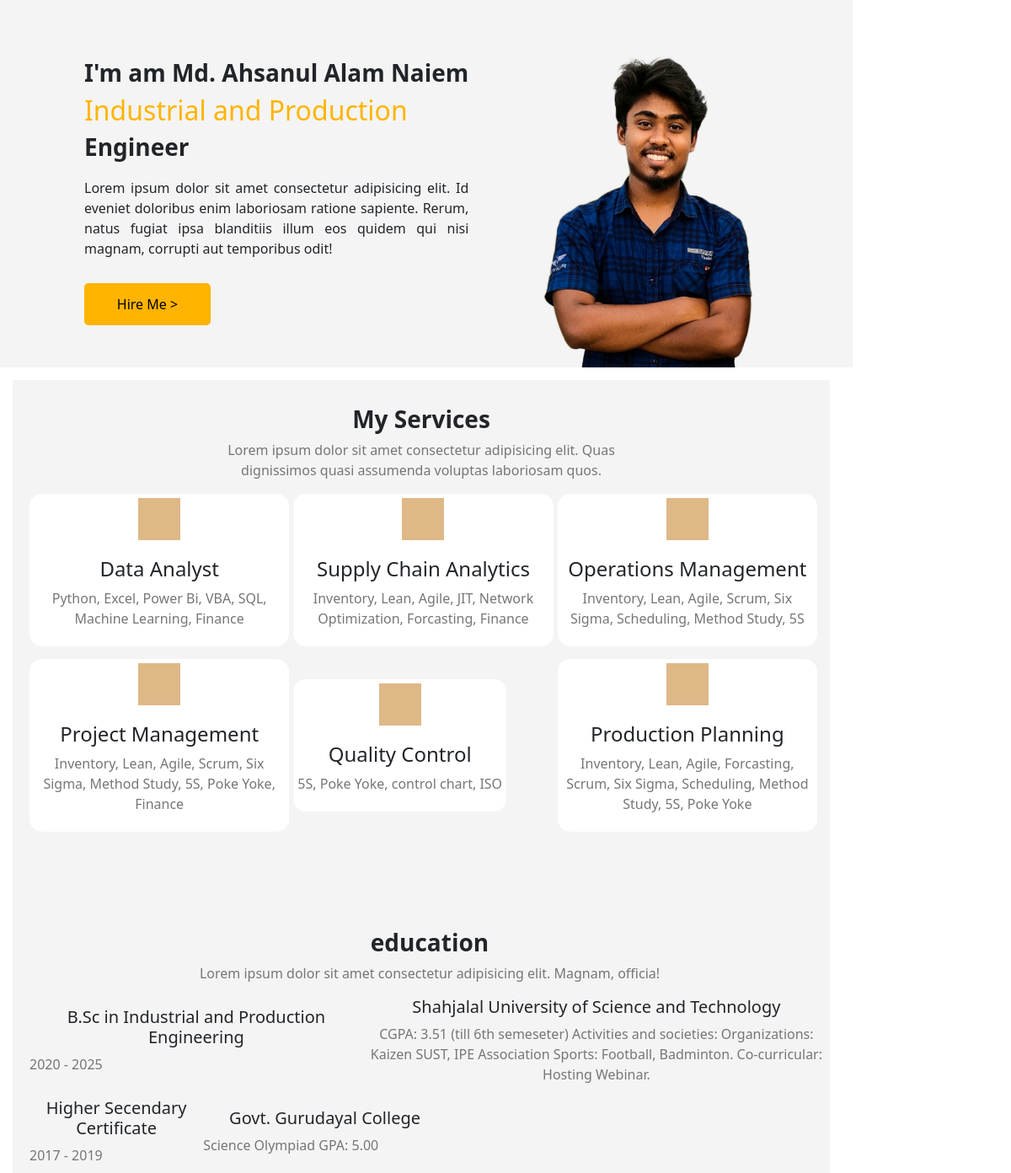
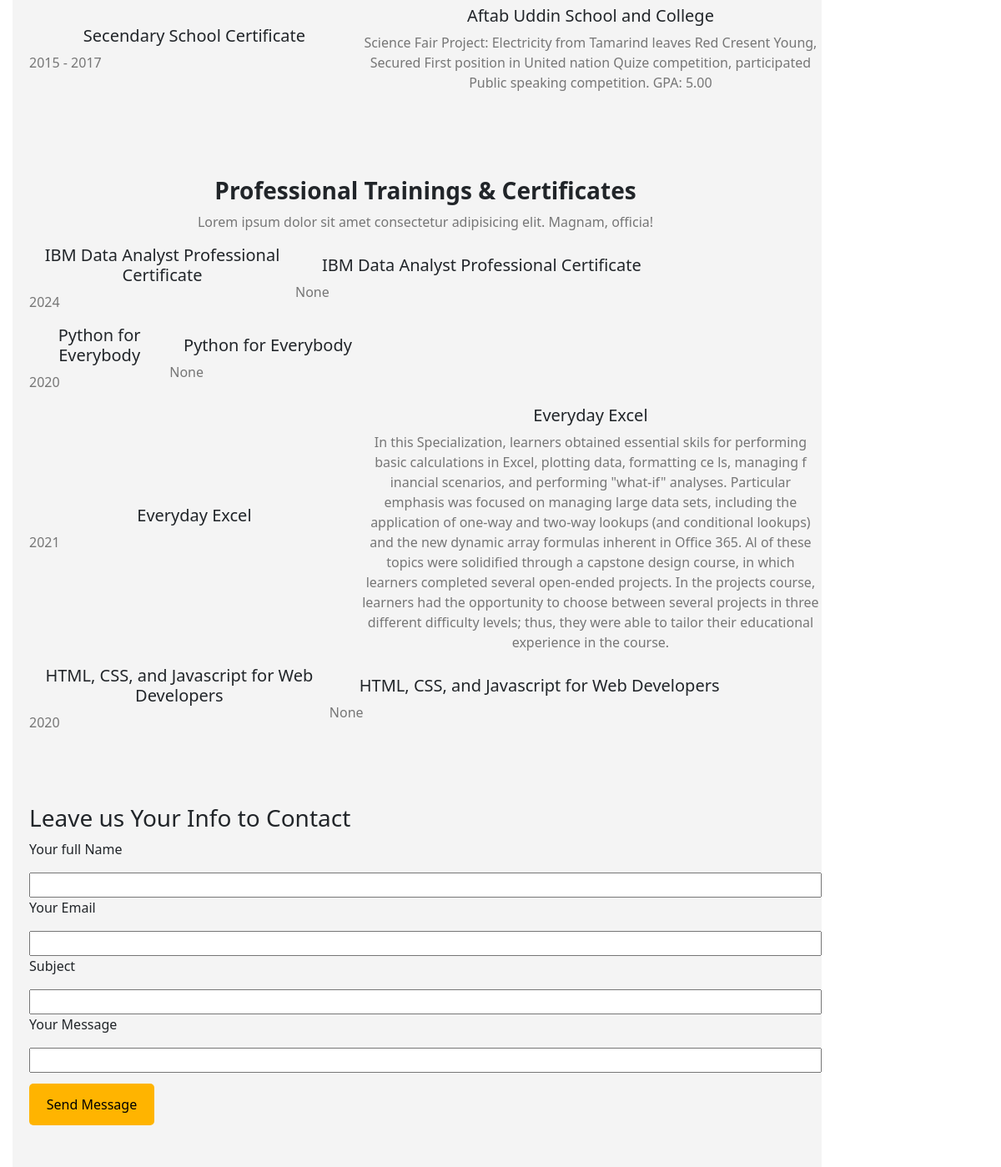
The page / on the database its author committed (2 pictures, top to bottom).
### tables this page shows
CREATE TABLE "services" (
"index" INTEGER,
  "Id" INTEGER,
  "title" TEXT
, key TEXT);

CREATE TABLE "education" (
"index" INTEGER,
  "Id" INTEGER,
  "Degree" TEXT,
  "Institute" TEXT,
  "startdate" INTEGER,
  "enddate" INTEGER,
  "description" TEXT
);

CREATE TABLE "certificates" (
"index" INTEGER,
  "Id" INTEGER,
  "Tittle" TEXT,
  "Skill" TEXT,
  "Date" INTEGER,
  "Description" TEXT,
  "Institue" TEXT,
  "Trainer" TEXT
);

### app.py (the view)
@app.route("/")
def home():
    db = sqlite3.connect('./res/portfoliodb.db')
    skills = db.execute("Select skill,skill_type from skills").fetchall()
    education = db.execute("Select Degree, startdate,  enddate, institute,description from education").fetchall()
    certificates = db.execute("Select tittle, date, skill, description from certificates").fetchall()
    services = db.execute("Select title, key from services").fetchall()
    services_list =[]
    for service in services:
        skills = db.execute("SELECT GROUP_CONCAT(skill, ', ') AS concatenated_skills FROM skills WHERE {service} = 1;".format(service = service[1])).fetchone()[0]
        services_list.append((service[0],skills))
    return(render_template("home.html",services = services_list,education=education, certificates = certificates))

### templates/home.html (shortened to what this page needs)
<!DOCTYPE html>
<html lang="en">
<head>
    <link rel="stylesheet" type ="text/css" href="{{ url_for('static', filename='css/home.css')}}">
    <link rel="stylesheet" type ="text/css" href="{{ url_for('static', filename='css/bootstrap.css')}}">
</head>
<body>
    <div class="middle-column">
        <div class="row home_div main">
            <div class="row">
                <div class="col-7 home_text">
                    <h3>I'm am Md. Ahsanul Alam Naiem</h3>
                    <h2 style="color:#FFB400">Industrial and Production</h2>
                    <h3> Engineer</h3>
                    <p class="col-10">Lorem ipsum dolor sit amet consectetur adipisicing elit. Id eveniet doloribus enim laboriosam ratione sapiente. Rerum, natus fugiat ipsa blanditiis illum eos quidem qui nisi magnam, corrupti aut temporibus odit!</p>
                    <input class="button" type="button" value="Hire Me >">
                </div>
                <div class = "col-1" id = "standing_image">
                    <img src="../static/images/naiem.png">
                </div>
            </div>
        </div>
        <div class="services main">
            <div class="head offset-3 col-6">
                <h3>My Services</h3>
                <p>Lorem ipsum dolor sit amet consectetur adipisicing elit. Quas dignissimos quasi assumenda voluptas laboriosam quos.</p>
            </div>
            <div class="item_container">
                {% for service  in services %}
                <div class="item col-4">
                    <div class="box">
                        <div class="centered-box" style="height: 50px;width: 50px;background-color: burlywood;"></div>
                        <h4>{{service[0]}}</h4>
                        <p>{{service[1]}}</p>
                    </div>
                </div>
                {%endfor%}
            </div>
        </div>
        <div class = "education main">
            <div class = 'head offset-col-3 col6'>
                <h3>education</h3>
                <p>Lorem ipsum dolor sit amet consectetur adipisicing elit. Magnam, officia!</p>
            </div>
            <div class="item_container">
                {% for item  in education %}
                <div class = "item">
                    <div class = "Left col-5">
                        <h5>{{item[0]}}</h5>
                        <p>{{item[1]}} - {{item[2]}}</p>
                    </div>
                    <div class = "right col-7">
                        <h5>{{item[3]}}</h5>
                        <p>{{item[4]}}</p>
                    </div>
                </div>
                {%endfor%}
            </div>
        </div>
        <div class = "certificates main">
            <div class = 'head offset-col-3 col6'>
                <h3>Professional Trainings & Certificates</h3>
                <p>Lorem ipsum dolor sit amet consectetur adipisicing elit. Magnam, officia!</p>
            </div>
            <div class="item_container">
                {% for item  in certificates %}
                <div class = "item">
                    <div class = "Left col-5">
                        <h5>{{item[0]}}</h5>
                        <p>{{item[1]}}</p>
                    </div>
                    <div class = "right col-7">
                        <h5>{{item[0]}}</h5>
                        <p>{{item[3]}}</p>
                    </div>
                </div>
                {%endfor%}
            </div>
        </div>
        <div class = "contact main">
            <h3>Leave us Your Info to Contact</h3>
            <form>
                <p>Your full Name</p>
                <input class="col-12" type="text", name = "name">
                <p>Your Email</p>
                <input class="col-12" type="text", name = "mail">
                <p>Subject</p>
                <input class="col-12" type="text", name = "subject">
                <p>Your Message</p>
                <input class="col-12" type="text", name = "message">
                <input class="button" type = "button" name = "submit" value = "Send Message">
            </form>
        </div>
    </div>
</body>
</html>

### static/css/home.css (style rules this page uses)
body { background: rgb(255, 255, 255); display: flex; }
.home_text { margin-left: 80px; }
.main { padding-top: 70px; padding-left: 20px; background-color: #F4F4F4; position: relative; margin-left: 15px; margin-right: 15px; }
.middle-column { max-width: 1000px; }
.home_text h3,h2,h3 { font-size: 48; font-weight: bold; }
.home_text p { margin-top: 19px; font-size: 16; text-align: justify; }
img { height: 400px; margin-left: 70px; position: absolute; bottom: 0px; right: 20px; }
.button { color: rgb(0, 0, 0); margin-top: 13px; margin-bottom: 50px; width: 150px; height: 50px; font-size: 16; background-color: #FFB400; border: none; border-radius:5px; }
.services { background-color: #F4F4F4; padding: 15px; margin-top: 15px; }
.head { text-align: center; margin-top: 15px; }
.head h3 { font-weight: bold; }
.head p { color:#767676; font-size: 15; }
.item_container { display: flex; flex-wrap: wrap; }
.item { align-items: center; text-align: center; display: flex; }
.box { flex-direction:column; display: flex; padding: 5px; margin-right: 5x; margin-left: 5px; margin-top: 0px; margin-bottom: 15px; background-color: #ffffff; border-radius: 15px; align-items: center; text-align: center; }
.item h4 { margin-top:20px; }
.item p { color: #767676; display: flex; }
.centered-box { display: flex; align-items: center; justify-content: center; }
.education { max-width: 1000px; }
.head { text-align: center; }

### rows shown on the page
services: title "Data Analyst", service "Python, Excel, Power Bi, VBA, SQL, Machine Learning, Finance"
services: title "Supply Chain Analytics", service "Inventory, Lean, Agile, JIT, Network Optimization, Forcasting, Finance"
services: title "Operations Management", service "Inventory, Lean, Agile, Scrum, Six Sigma, Scheduling, Method Study, 5S"
services: title "Project Management", service "Inventory, Lean, Agile, Scrum, Six Sigma, Method Study, 5S, Poke Yoke, Finance"
services: title "Quality Control", service "5S, Poke Yoke, control chart, ISO"
services: title "Production Planning", service "Inventory, Lean, Agile, Forcasting, Scrum, Six Sigma, Scheduling, Method Study, 5S, Poke Yoke"
education: Degree "B.Sc in Industrial and Production Engineering", startdate "2020", enddate "2025", Institute "Shahjalal University of Science and Technology", description "CGPA: 3.51 (till 6th semeseter) Activities and societies: Organizations: Kaizen SUST, IPE Association Sports: Football, Badminton. Co-curricular: Hosting Webinar."
education: Degree "Higher Secendary Certificate", startdate "2017", enddate "2019", Institute "Govt. Gurudayal College", description "Science Olympiad GPA: 5.00"
education: Degree "Secendary School Certificate", startdate "2015", enddate "2017", Institute "Aftab Uddin School and College", description "Science Fair Project: Electricity from Tamarind leaves Red Cresent Young, Secured First position in United nation Quize competition, participated Public speaking competition. GPA: 5.00"
certificates: Tittle "IBM Data Analyst Professional Certificate", Date "2024", item "None"
certificates: Tittle "Python for Everybody", Date "2020", item "None"
certificates: Tittle "Everyday Excel", Date "2021", Description "In this Specialization, learners obtained essential skils for performing basic calculations in Excel, plotting data, formatting ce ls, managing f inancial scenarios, and performing \"what-if\" analyses. Particular emphasis was focused on managing large data sets, including the application of one-way and two-way lookups (and conditional lookups) and the new dynamic array formulas inherent in Office 365. Al of these topics were solidified through a capstone design course, in which learners completed several open-ended projects. In the projects course, learners had the opportunity to choose between several projects in three different difficulty levels; thus, they were able to tailor their…"
certificates: Tittle "HTML, CSS, and Javascript for Web Developers", Date "2020", item "None"
